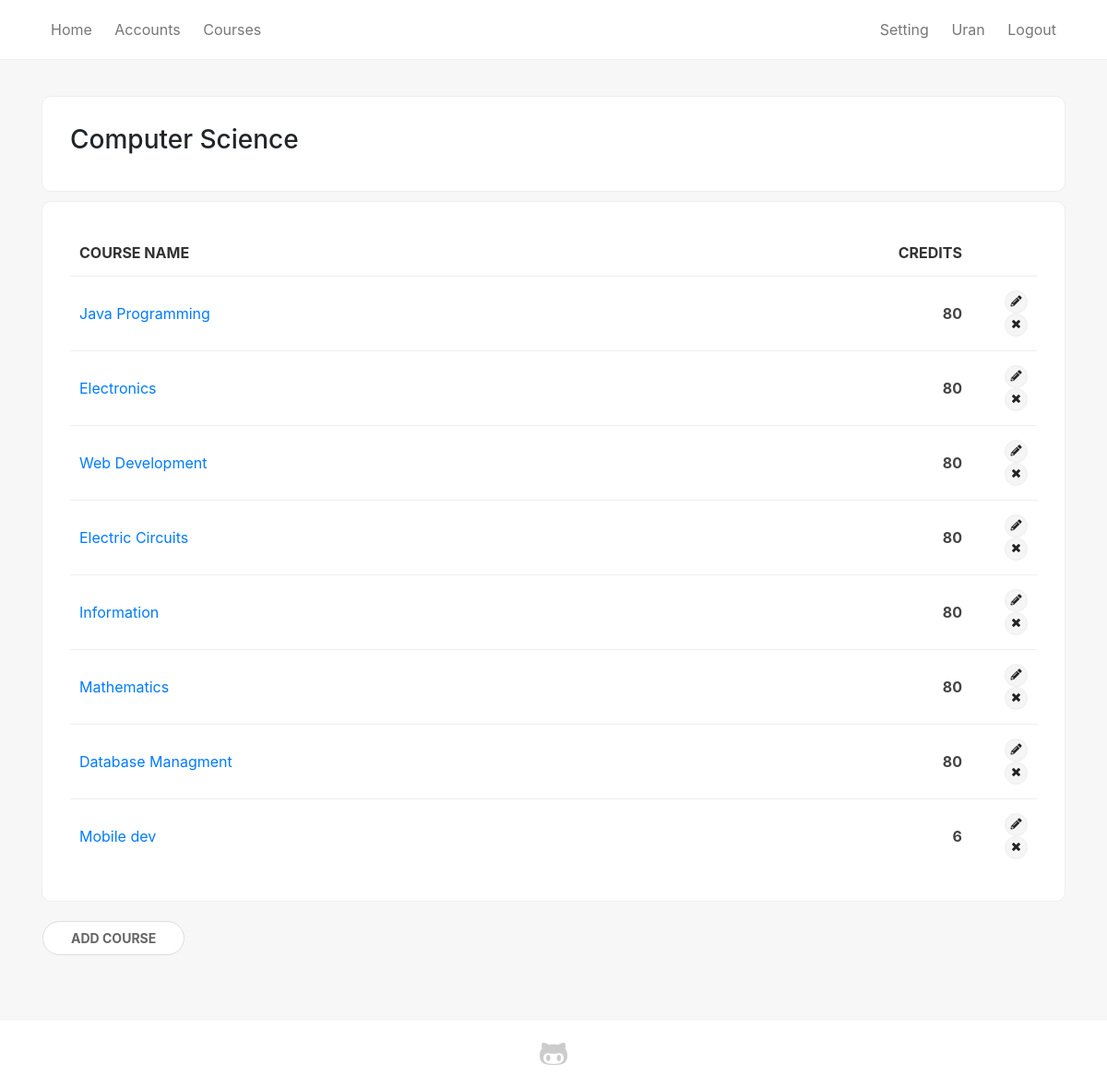
Before: /program/1 (signed in) with the older database file.
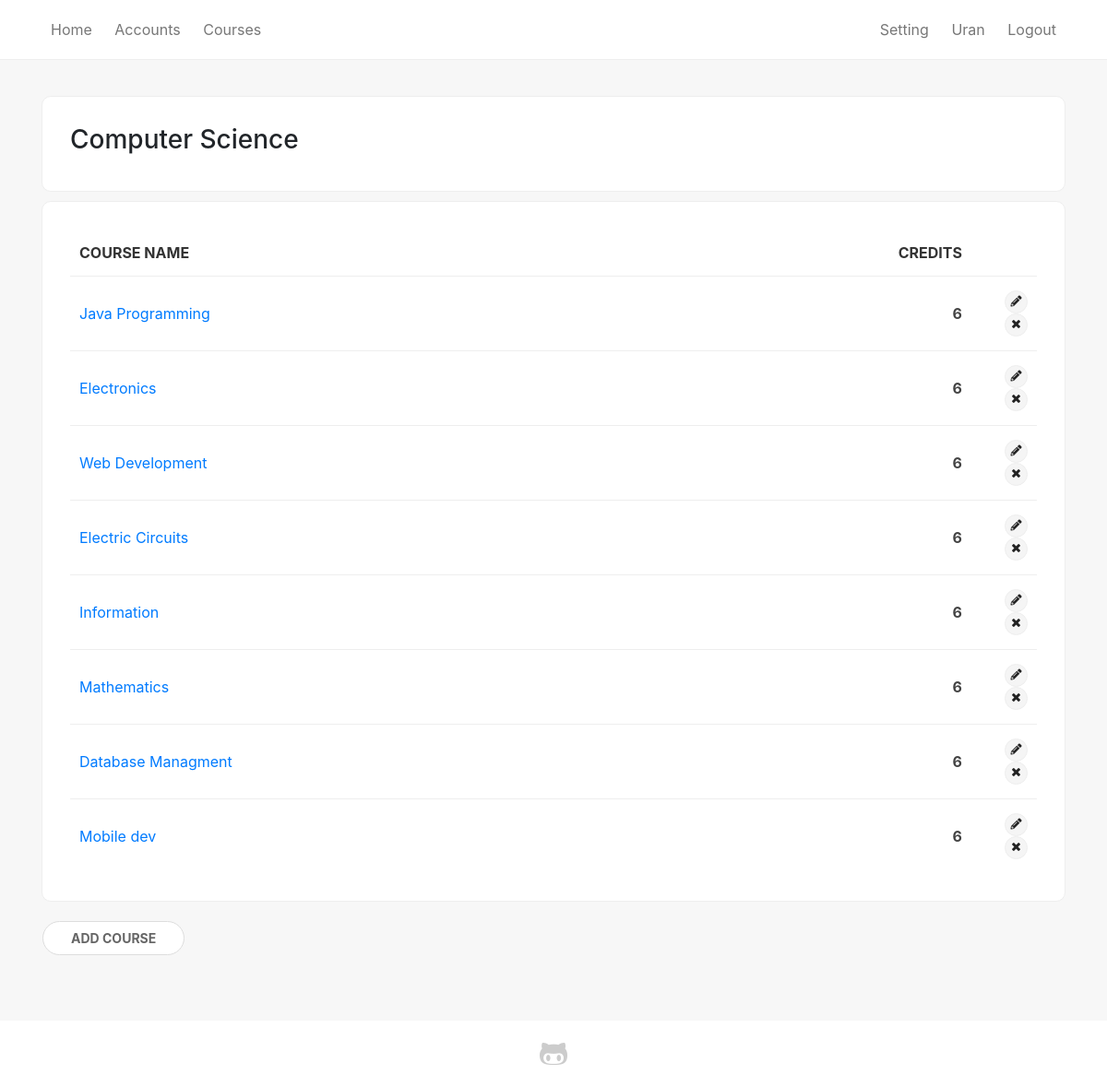
After: the same page with the newer database file.
### sems/models.py (models this page shows, shortened)
class Student(models.Model):
    user = models.OneToOneField(User, on_delete=models.CASCADE, null=True)
    first_name = models.CharField(max_length=100, null=True)
    last_name = models.CharField(max_length=100, null=True)
    picture = models.ImageField(null=True, blank=True, default='no-img.png')
    website = models.URLField(max_length=100, null=True, blank=True)
    email = models.EmailField(max_length=100, null=True)
    program = models.ForeignKey(Program, on_delete=models.SET_NULL, null=True)
    country = models.ForeignKey(State, on_delete=models.SET_NULL, null=True)
    city = models.CharField(max_length=100, null=True)
    course = models.ManyToManyField(Course, related_name='course')
    course_teacher = models.ManyToManyField(Course, related_name='course_teacher')
    viti = models.IntegerField(choices=YEARS, default=1)
    semester = models.IntegerField(choices=SEMESTER, default=1)
    level = models.CharField(max_length=100, choices=LEVELS, default=1)

class Program(models.Model):
    name = models.CharField(max_length=150)
    summary = models.TextField(null=True, blank=True)

class Course(models.Model):
    name = models.CharField(max_length=200)
    summary = models.TextField(max_length=600, null=True, blank=True)
    program = models.ForeignKey(Program, on_delete=models.CASCADE)
    start_date = models.DateField()
    end_date = models.DateField()
    credits = models.IntegerField(null=True, default=0)
    def __str__(self):
        return self.name

### sems/views.py (the view)
# urls.py: path('program/<int:pk>', views.program_detail, name='program_single'),
def program_detail(request, pk):
    program = Program.objects.get(pk=pk)
    courses = Course.objects.filter(program_id=pk)
    credits = Course.objects.aggregate(Sum('credits'))
    if request.user.is_authenticated:
        return render(
            request,
            'program_single.html',
            {'program': program, 'courses': courses, 'credits': credits},
        )
    else:
        return redirect('login')

### sems/templates/program_single.html (shortened to what this page needs)
{% extends 'base_generic.html' %}
{% block content %}
<div class="container">
    <div class="card-box">
        <h3>{{ program.name }}</h3>
    </div>
    <div class="shadow-box">
        {% if courses %}
        <table>
            <thead>
                <tr>
                    <th>Course name</th>
                    <th class="text-right">Credits</th>
                    <th></th>
                </tr>
            </thead>
        {% for course in courses %}
            <tr>
                <td><a href="{% url 'course_detail' pk=course.pk %}">{{ course }}</a></td>
                <td class="text-right"><b>{{ course.credits }}</b></td>
                {% if user.is_superuser %}
                    <td style="max-width: 10px" class="text-right">
                        <a title="Edit" href="{% url 'course_edit' pk=course.pk %}" class="label sm-label"><i class="fas fa-pencil-alt"></i></a>
                        <span class="with-popup">
                            <a title="Delete" class="label sm-label"><i class="fas fa-times"></i></a>
                        </span>
                    </td>
                {% endif %}
            </tr>
        {% endfor %}
        </table>
        {% else %}
        <p class="text-center"><i class="material-icons">sentiment_dissatisfied</i><br/>No courses added</p>
        {% if user.is_superuser %}
        <p class="text-center lead">Start by <a href="{% url 'course_add' pk=program.pk %}">adding new course</a></p>
        {% endif %}
        {% endif %}
    </div>
    {% if user.is_authenticated and user.is_superuser and courses %}
    <div class="empty-box">
        <a class="btn btn-primary" href="{% url 'course_add' pk=program.pk %}">Add course</a>
    </div>
    {% endif %}
</div>
{% endblock %}

### sems/templates/base_generic.html (shortened to what this page needs)
{% load static %}
<html>
<head>
    <link rel="stylesheet" href="https://use.fontawesome.com/releases/v5.0.12/css/all.css">
    <link rel="stylesheet" href="{% static 'css/bootstrap.min.css' %}">
    <link rel="stylesheet" href="{% static 'css/main.css' %}">
    <link rel="stylesheet" href="{% static 'fonts/fontawesome-all.min.css' %}">
</head>
<body>
    <div class="wrapper">
        <header>
            <nav>
                <div class="container">
                    {% url 'home' as hom %}
                    {% url 'students' as acc %}
                    {% url 'programs' as prog %}
                    {% url 'login' as log %}
                    {% url 'student_detail' pk=user.student.pk as sd %}
                    <a href="{% url 'home' %}" {% if request.path == hom %} class="active"{% endif %}>Home</a>
                    <a href="{% url 'students' %}" {% if request.path == acc %} class="active"{% endif %}>Accounts</a>
                    <a href="{% url 'programs' %}" {% if request.path == prog %} class="active"{% endif %}>Courses</a>
                    <div class="inline-block float-right text-right">
                    {% if not user.is_authenticated %}
                    <a href="{% url 'login' %}" {% if request.path == log %} class="active"{% endif %}>Login</a>
                    {% else %}
                        <a href="{% url 'year_add' %}">Setting</a>
                        <a href="{% url 'student_detail' pk=user.student.pk %}" {% if request.path == sd %} class="active"{% endif %}>{{ user.student.first_name }}</a>
                    <a href="{% url 'logout' %}">Logout</a>
                    {% endif %}
                    </div>
                </div>
            </nav>
        </header>
        <br/>
        {% block content %}
        {% endblock %}
    </div>
    <footer>
        <div class="container">
            <div class="row justify-content-center">
                <div class="col-md-6 col-xs-12 text-center">
                    <a href="https://github.com/urankajtazaj/SEMS" title="View on GitHub" target="_blank"><i class="fab fa-github-alt fa-2x"></i></a>
                </div>
            </div>
        </div>
    </footer>
</body>
</html>

### sems/static/css/main.css (style rules this page uses)
* { --main-color: #006992; }
.inline-block { display: inline-block; }
body { display: flex; flex-direction: column; background-color: #f7f7f7; min-height: 100vh; }
.wrapper { flex: 1; }
nav { padding: 20px 0; background-color: #fff; margin-bottom: 15px; border-bottom: 1px solid #eee; }
nav a { padding: 20px 10px; color: #777; border-bottom: 2px solid transparent; transition: 100ms ease; }
.shadow-box, .card-box, .empty-box { background-color: #fff; padding: 30px; border-radius: 10px; margin-bottom: 10px; display: block; border: 1px solid #eee; background-color: #fff; }
.empty-box { border-color: transparent; background-color: transparent; padding: 10px 0; }
table { width: 100%; }
td, th { padding: 15px 10px; border-top: 1px solid #eee; color: #444; }
th { border: none; color: #333; background-color: #fff; text-transform: uppercase; }
.btn { border: none; text-transform: uppercase; font-size: normal; font-weight: bold; border-radius: 4px; position: relative; font-size: 15px; padding: 6px 20px; padding-left: 30px; }
.label { display: inline-flex; justify-content: center; align-items: center; border-radius: 50px; background-color: #f5f5f5; color: #777; padding: 4px 10px; border: 1px solid #eee; }
.btn-primary, .empty-box a.btn-primary, .empty-box button.btn-primary, .btn-third, .btn-danger { border-radius: 50px; background-color: #fff; border: 1px solid #ddd; color: #666; font-size: 14px; box-shadow: none; padding: 7px 30px; }
td { position: relative; }
footer { background-color: #fff; padding: 20px 0; margin-top: 50px; }
footer a { color: #ccc; transition: 150ms ease; }
.with-popup { position: relative; }
.with-popup a { cursor: pointer; }
.sm-label { width: 25px; height: 25px; font-size: 12px; }
td .fas { color: #222; }

Changed rows visible on the page:
changed Course "Java Programming": credits "80" → "6"
changed Course "Electronics": credits "80" → "6"
changed Course "Web Development": credits "80" → "6"
changed Course "Electric Circuits": credits "80" → "6"
changed Course "Information": credits "80" → "6"
changed Course "Mathematics": credits "80" → "6"
changed Course "Database Managment": credits "80" → "6"
